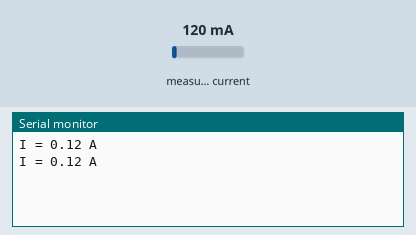
Bench run of a sketch on a simulated ESP8266 (NodeMCU). Shown: the last lines printed to the serial monitor. The test bench sets the inputs (shaded band); at power-on: measured current 120 mA.

Above: at 1.8 s.
1.9 s: measured current set to 40 mA
At 2.8 s:
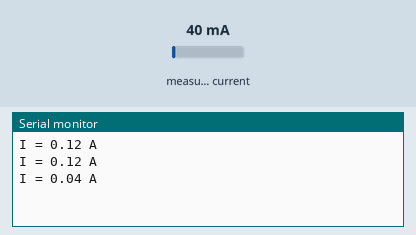
3.4 s: measured current set to 500 mA
At 4.8 s:
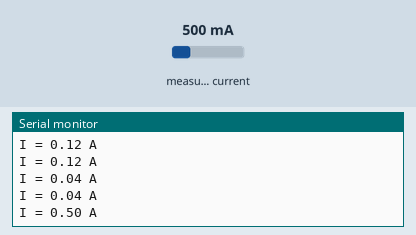
Timing chart, 0 to 6.4 s (numbered marks = the images above; inputs shaded):
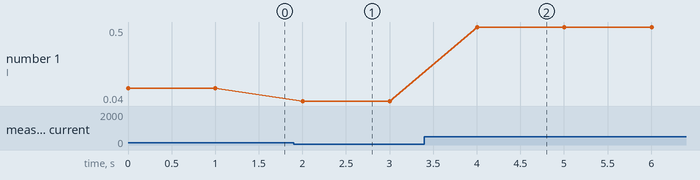

The sketch:

ultrasonicwebserver.ino
```cpp
// void setup() {
//   // put your setup code here, to run once:
//   Serial.begin(9600);
// }
// void loop() {
//   // put your main code here, to run repeatedly:
//   int adc = analogRead(D6);
//   float voltage = adc*5/1023.0;
//   float current = (voltage-2.5)/0.185;
//   Serial.print("Current : ");
//   Serial.println(current);
//   delay(1000);
// }

// const int currentSensorPin = D6;  // Analog pin connected to the ACS712 sensor
// const float sensitivity = 0.100;  // Sensitivity of ACS712 in V/A (e.g., 0.100 for 20A module)
// const float Vref = 3.3;           // Reference voltage of NodeMCU (3.3V)
// const int ADCresolution = 1024;   // ADC resolution for ESP8266 (0 to 1023)
// const float zeroCurrentVoltage = Vref / 2;  // Output voltage at 0A (midpoint)

// void setup() {
//   Serial.begin(115200);  // Initialize serial communication
//   delay(1000);
//   Serial.println("Current Measurement with ACS712");
// }

// void loop() {
//   // Read the analog value from the sensor
//   int sensorValue = analogRead(currentSensorPin);

//   // Convert the analog reading to voltage
//   float voltage = (sensorValue / (float)ADCresolution) * Vref;

//   // Calculate the current using the sensor's sensitivity and zero-current voltage
//   float current = (voltage - zeroCurrentVoltage) / sensitivity;

//   // Print the measured current to the Serial Monitor
//   Serial.print("Measured Current: ");
//   Serial.print(current, 3);  // Display current with 3 decimal places
//   Serial.println(" A");

//   delay(1000);  // Delay between readings
// }


#include "ACS712.h"


/*

  This example shows how to measure DC current

*/


// We have 30 amps version sensor connected to A1 pin of arduino

// Replace with your version if necessary

ACS712 sensor(ACS712_30A, D6);


void setup() {

  Serial.begin(9600);


  // This method calibrates zero point of sensor,

  // It is not necessary, but may positively affect the accuracy

  // Ensure that no current flows through the sensor at this moment

  sensor.calibrate();

}


void loop() {

  // Get current from sensor

  float  I = sensor.getCurrentDC();

  Serial.println(String("I = ") + I+ " A");


  // Wait one second before the new cycle

  delay(1000);

}
```

Measured:
- after the input at 1.9 s, the serial monitor: prints a new line after 0.10 s (image 1)
- after the input at 3.4 s, the serial monitor: prints a new line after 0.60 s (image 2)
- plotted number 1: 0.12 → 0.04 after the input at 1.9 s, 0.04 → 0.5 after the input at 3.4 s
